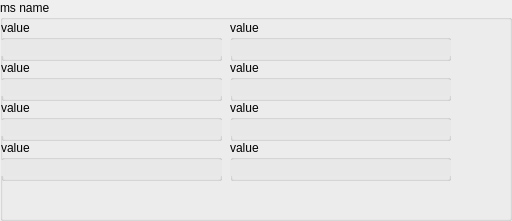
<?xml version="1.0" encoding="UTF-8"?>
<ui version="4.0">
 <class>QtMsRegionStats</class>
 <widget class="QGroupBox" name="QtMsRegionStats">
  <property name="geometry">
   <rect>
    <x>0</x>
    <y>0</y>
    <width>512</width>
    <height>221</height>
   </rect>
  </property>
  <property name="windowTitle">
   <string>GroupBox</string>
  </property>
  <property name="title">
   <string>ms name</string>
  </property>
  <widget class="QGroupBox" name="box11">
   <property name="geometry">
    <rect>
     <x>1</x>
     <y>20</y>
     <width>221</width>
     <height>41</height>
    </rect>
   </property>
   <property name="sizePolicy">
    <sizepolicy hsizetype="Preferred" vsizetype="Minimum">
     <horstretch>0</horstretch>
     <verstretch>0</verstretch>
    </sizepolicy>
   </property>
   <property name="title">
    <string>value</string>
   </property>
   <property name="flat">
    <bool>true</bool>
   </property>
   <widget class="QLineEdit" name="text11">
    <property name="geometry">
     <rect>
      <x>0</x>
      <y>20</y>
      <width>221</width>
      <height>16</height>
     </rect>
    </property>
    <property name="palette">
     <palette>
      <active>
       <colorrole role="Base">
        <brush brushstyle="SolidPattern">
         <color alpha="255">
          <red>232</red>
          <green>232</green>
          <blue>232</blue>
         </color>
        </brush>
       </colorrole>
      </active>
      <inactive>
       <colorrole role="Base">
        <brush brushstyle="SolidPattern">
         <color alpha="255">
          <red>232</red>
          <green>232</green>
          <blue>232</blue>
         </color>
        </brush>
       </colorrole>
      </inactive>
      <disabled>
       <colorrole role="Base">
        <brush brushstyle="SolidPattern">
         <color alpha="255">
          <red>212</red>
          <green>208</green>
          <blue>200</blue>
         </color>
        </brush>
       </colorrole>
      </disabled>
     </palette>
    </property>
    <property name="font">
     <font>
      <pointsize>10</pointsize>
     </font>
    </property>
    <property name="acceptDrops">
     <bool>false</bool>
    </property>
    <property name="maxLength">
     <number>50</number>
    </property>
    <property name="frame">
     <bool>false</bool>
    </property>
    <property name="readOnly">
     <bool>true</bool>
    </property>
   </widget>
  </widget>
  <widget class="QGroupBox" name="box12">
   <property name="geometry">
    <rect>
     <x>230</x>
     <y>20</y>
     <width>221</width>
     <height>41</height>
    </rect>
   </property>
   <property name="sizePolicy">
    <sizepolicy hsizetype="Preferred" vsizetype="Minimum">
     <horstretch>0</horstretch>
     <verstretch>0</verstretch>
    </sizepolicy>
   </property>
   <property name="title">
    <string>value</string>
   </property>
   <property name="flat">
    <bool>true</bool>
   </property>
   <widget class="QLineEdit" name="text12">
    <property name="geometry">
     <rect>
      <x>0</x>
      <y>20</y>
      <width>221</width>
      <height>16</height>
     </rect>
    </property>
    <property name="palette">
     <palette>
      <active>
       <colorrole role="Base">
        <brush brushstyle="SolidPattern">
         <color alpha="255">
          <red>232</red>
          <green>232</green>
          <blue>232</blue>
         </color>
        </brush>
       </colorrole>
      </active>
      <inactive>
       <colorrole role="Base">
        <brush brushstyle="SolidPattern">
         <color alpha="255">
          <red>232</red>
          <green>232</green>
          <blue>232</blue>
         </color>
        </brush>
       </colorrole>
      </inactive>
      <disabled>
       <colorrole role="Base">
        <brush brushstyle="SolidPattern">
         <color alpha="255">
          <red>212</red>
          <green>208</green>
          <blue>200</blue>
         </color>
        </brush>
       </colorrole>
      </disabled>
     </palette>
    </property>
    <property name="font">
     <font>
      <pointsize>10</pointsize>
     </font>
    </property>
    <property name="acceptDrops">
     <bool>false</bool>
    </property>
    <property name="maxLength">
     <number>50</number>
    </property>
    <property name="frame">
     <bool>false</bool>
    </property>
    <property name="readOnly">
     <bool>true</bool>
    </property>
   </widget>
  </widget>
  <widget class="QGroupBox" name="box21">
   <property name="geometry">
    <rect>
     <x>1</x>
     <y>60</y>
     <width>221</width>
     <height>41</height>
    </rect>
   </property>
   <property name="sizePolicy">
    <sizepolicy hsizetype="Preferred" vsizetype="Minimum">
     <horstretch>0</horstretch>
     <verstretch>0</verstretch>
    </sizepolicy>
   </property>
   <property name="title">
    <string>value</string>
   </property>
   <property name="flat">
    <bool>true</bool>
   </property>
   <widget class="QLineEdit" name="text21">
    <property name="geometry">
     <rect>
      <x>0</x>
      <y>20</y>
      <width>221</width>
      <height>16</height>
     </rect>
    </property>
    <property name="palette">
     <palette>
      <active>
       <colorrole role="Base">
        <brush brushstyle="SolidPattern">
         <color alpha="255">
          <red>232</red>
          <green>232</green>
          <blue>232</blue>
         </color>
        </brush>
       </colorrole>
      </active>
      <inactive>
       <colorrole role="Base">
        <brush brushstyle="SolidPattern">
         <color alpha="255">
          <red>232</red>
          <green>232</green>
          <blue>232</blue>
         </color>
        </brush>
       </colorrole>
      </inactive>
      <disabled>
       <colorrole role="Base">
        <brush brushstyle="SolidPattern">
         <color alpha="255">
          <red>212</red>
          <green>208</green>
          <blue>200</blue>
         </color>
        </brush>
       </colorrole>
      </disabled>
     </palette>
    </property>
    <property name="font">
     <font>
      <pointsize>10</pointsize>
     </font>
    </property>
    <property name="acceptDrops">
     <bool>false</bool>
    </property>
    <property name="maxLength">
     <number>50</number>
    </property>
    <property name="frame">
     <bool>false</bool>
    </property>
    <property name="readOnly">
     <bool>true</bool>
    </property>
   </widget>
  </widget>
  <widget class="QGroupBox" name="box22">
   <property name="geometry">
    <rect>
     <x>230</x>
     <y>60</y>
     <width>221</width>
     <height>41</height>
    </rect>
   </property>
   <property name="sizePolicy">
    <sizepolicy hsizetype="Preferred" vsizetype="Minimum">
     <horstretch>0</horstretch>
     <verstretch>0</verstretch>
    </sizepolicy>
   </property>
   <property name="title">
    <string>value</string>
   </property>
   <property name="flat">
    <bool>true</bool>
   </property>
   <widget class="QLineEdit" name="text22">
    <property name="geometry">
     <rect>
      <x>0</x>
      <y>20</y>
      <width>221</width>
      <height>16</height>
     </rect>
    </property>
    <property name="palette">
     <palette>
      <active>
       <colorrole role="Base">
        <brush brushstyle="SolidPattern">
         <color alpha="255">
          <red>232</red>
          <green>232</green>
          <blue>232</blue>
         </color>
        </brush>
       </colorrole>
      </active>
      <inactive>
       <colorrole role="Base">
        <brush brushstyle="SolidPattern">
         <color alpha="255">
          <red>232</red>
          <green>232</green>
          <blue>232</blue>
         </color>
        </brush>
       </colorrole>
      </inactive>
      <disabled>
       <colorrole role="Base">
        <brush brushstyle="SolidPattern">
         <color alpha="255">
          <red>212</red>
          <green>208</green>
          <blue>200</blue>
         </color>
        </brush>
       </colorrole>
      </disabled>
     </palette>
    </property>
    <property name="font">
     <font>
      <pointsize>10</pointsize>
     </font>
    </property>
    <property name="acceptDrops">
     <bool>false</bool>
    </property>
    <property name="maxLength">
     <number>50</number>
    </property>
    <property name="frame">
     <bool>false</bool>
    </property>
    <property name="readOnly">
     <bool>true</bool>
    </property>
   </widget>
  </widget>
  <widget class="QGroupBox" name="box31">
   <property name="geometry">
    <rect>
     <x>1</x>
     <y>100</y>
     <width>221</width>
     <height>41</height>
    </rect>
   </property>
   <property name="sizePolicy">
    <sizepolicy hsizetype="Preferred" vsizetype="Minimum">
     <horstretch>0</horstretch>
     <verstretch>0</verstretch>
    </sizepolicy>
   </property>
   <property name="title">
    <string>value</string>
   </property>
   <property name="flat">
    <bool>true</bool>
   </property>
   <widget class="QLineEdit" name="text31">
    <property name="geometry">
     <rect>
      <x>0</x>
      <y>20</y>
      <width>221</width>
      <height>16</height>
     </rect>
    </property>
    <property name="palette">
     <palette>
      <active>
       <colorrole role="Base">
        <brush brushstyle="SolidPattern">
         <color alpha="255">
          <red>232</red>
          <green>232</green>
          <blue>232</blue>
         </color>
        </brush>
       </colorrole>
      </active>
      <inactive>
       <colorrole role="Base">
        <brush brushstyle="SolidPattern">
         <color alpha="255">
          <red>232</red>
          <green>232</green>
          <blue>232</blue>
         </color>
        </brush>
       </colorrole>
      </inactive>
      <disabled>
       <colorrole role="Base">
        <brush brushstyle="SolidPattern">
         <color alpha="255">
          <red>212</red>
          <green>208</green>
          <blue>200</blue>
         </color>
        </brush>
       </colorrole>
      </disabled>
     </palette>
    </property>
    <property name="font">
     <font>
      <pointsize>10</pointsize>
     </font>
    </property>
    <property name="acceptDrops">
     <bool>false</bool>
    </property>
    <property name="maxLength">
     <number>50</number>
    </property>
    <property name="frame">
     <bool>false</bool>
    </property>
    <property name="readOnly">
     <bool>true</bool>
    </property>
   </widget>
  </widget>
  <widget class="QGroupBox" name="box32">
   <property name="geometry">
    <rect>
     <x>230</x>
     <y>100</y>
     <width>221</width>
     <height>41</height>
    </rect>
   </property>
   <property name="sizePolicy">
    <sizepolicy hsizetype="Preferred" vsizetype="Minimum">
     <horstretch>0</horstretch>
     <verstretch>0</verstretch>
    </sizepolicy>
   </property>
   <property name="title">
    <string>value</string>
   </property>
   <property name="flat">
    <bool>true</bool>
   </property>
   <widget class="QLineEdit" name="text32">
    <property name="geometry">
     <rect>
      <x>0</x>
      <y>20</y>
      <width>221</width>
      <height>16</height>
     </rect>
    </property>
    <property name="palette">
     <palette>
      <active>
       <colorrole role="Base">
        <brush brushstyle="SolidPattern">
         <color alpha="255">
          <red>232</red>
          <green>232</green>
          <blue>232</blue>
         </color>
        </brush>
       </colorrole>
      </active>
      <inactive>
       <colorrole role="Base">
        <brush brushstyle="SolidPattern">
         <color alpha="255">
          <red>232</red>
          <green>232</green>
          <blue>232</blue>
         </color>
        </brush>
       </colorrole>
      </inactive>
      <disabled>
       <colorrole role="Base">
        <brush brushstyle="SolidPattern">
         <color alpha="255">
          <red>212</red>
          <green>208</green>
          <blue>200</blue>
         </color>
        </brush>
       </colorrole>
      </disabled>
     </palette>
    </property>
    <property name="font">
     <font>
      <pointsize>10</pointsize>
     </font>
    </property>
    <property name="acceptDrops">
     <bool>false</bool>
    </property>
    <property name="maxLength">
     <number>50</number>
    </property>
    <property name="frame">
     <bool>false</bool>
    </property>
    <property name="readOnly">
     <bool>true</bool>
    </property>
   </widget>
  </widget>
  <widget class="QGroupBox" name="box41">
   <property name="geometry">
    <rect>
     <x>1</x>
     <y>140</y>
     <width>221</width>
     <height>41</height>
    </rect>
   </property>
   <property name="sizePolicy">
    <sizepolicy hsizetype="Preferred" vsizetype="Minimum">
     <horstretch>0</horstretch>
     <verstretch>0</verstretch>
    </sizepolicy>
   </property>
   <property name="title">
    <string>value</string>
   </property>
   <property name="flat">
    <bool>true</bool>
   </property>
   <widget class="QLineEdit" name="text41">
    <property name="geometry">
     <rect>
      <x>0</x>
      <y>20</y>
      <width>221</width>
      <height>16</height>
     </rect>
    </property>
    <property name="palette">
     <palette>
      <active>
       <colorrole role="Base">
        <brush brushstyle="SolidPattern">
         <color alpha="255">
          <red>232</red>
          <green>232</green>
          <blue>232</blue>
         </color>
        </brush>
       </colorrole>
      </active>
      <inactive>
       <colorrole role="Base">
        <brush brushstyle="SolidPattern">
         <color alpha="255">
          <red>232</red>
          <green>232</green>
          <blue>232</blue>
         </color>
        </brush>
       </colorrole>
      </inactive>
      <disabled>
       <colorrole role="Base">
        <brush brushstyle="SolidPattern">
         <color alpha="255">
          <red>212</red>
          <green>208</green>
          <blue>200</blue>
         </color>
        </brush>
       </colorrole>
      </disabled>
     </palette>
    </property>
    <property name="font">
     <font>
      <pointsize>10</pointsize>
     </font>
    </property>
    <property name="acceptDrops">
     <bool>false</bool>
    </property>
    <property name="maxLength">
     <number>50</number>
    </property>
    <property name="frame">
     <bool>false</bool>
    </property>
    <property name="readOnly">
     <bool>true</bool>
    </property>
   </widget>
  </widget>
  <widget class="QGroupBox" name="box42">
   <property name="geometry">
    <rect>
     <x>230</x>
     <y>140</y>
     <width>221</width>
     <height>41</height>
    </rect>
   </property>
   <property name="sizePolicy">
    <sizepolicy hsizetype="Preferred" vsizetype="Minimum">
     <horstretch>0</horstretch>
     <verstretch>0</verstretch>
    </sizepolicy>
   </property>
   <property name="title">
    <string>value</string>
   </property>
   <property name="flat">
    <bool>true</bool>
   </property>
   <widget class="QLineEdit" name="text42">
    <property name="geometry">
     <rect>
      <x>0</x>
      <y>20</y>
      <width>221</width>
      <height>16</height>
     </rect>
    </property>
    <property name="palette">
     <palette>
      <active>
       <colorrole role="Base">
        <brush brushstyle="SolidPattern">
         <color alpha="255">
          <red>232</red>
          <green>232</green>
          <blue>232</blue>
         </color>
        </brush>
       </colorrole>
      </active>
      <inactive>
       <colorrole role="Base">
        <brush brushstyle="SolidPattern">
         <color alpha="255">
          <red>232</red>
          <green>232</green>
          <blue>232</blue>
         </color>
        </brush>
       </colorrole>
      </inactive>
      <disabled>
       <colorrole role="Base">
        <brush brushstyle="SolidPattern">
         <color alpha="255">
          <red>212</red>
          <green>208</green>
          <blue>200</blue>
         </color>
        </brush>
       </colorrole>
      </disabled>
     </palette>
    </property>
    <property name="font">
     <font>
      <pointsize>10</pointsize>
     </font>
    </property>
    <property name="acceptDrops">
     <bool>false</bool>
    </property>
    <property name="maxLength">
     <number>50</number>
    </property>
    <property name="frame">
     <bool>false</bool>
    </property>
    <property name="readOnly">
     <bool>true</bool>
    </property>
   </widget>
  </widget>
 </widget>
 <resources/>
 <connections/>
</ui>
